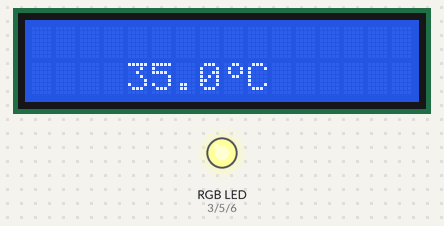
Bench run of a sketch on a simulated Arduino Uno, built with avr-gcc and run on an emulated ATmega328P. Parts: 16×2 character LCD, an RGB LED mixed from three pins (HIGH = lit).

Above: at 0.1 s.
At 6.1 s:
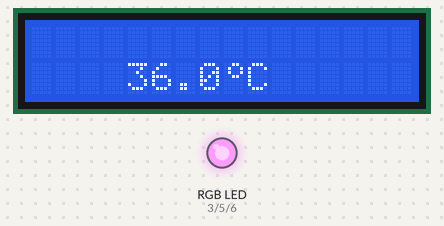
At 12.2 s:
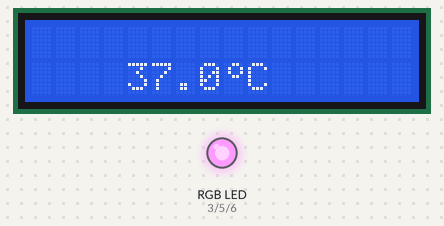
At 24.2 s:
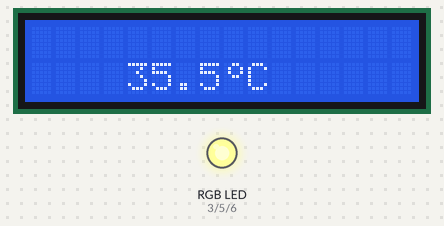
At 30.2 s:
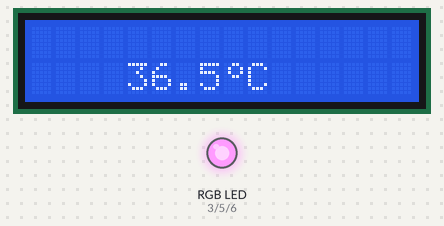
At 36.2 s:
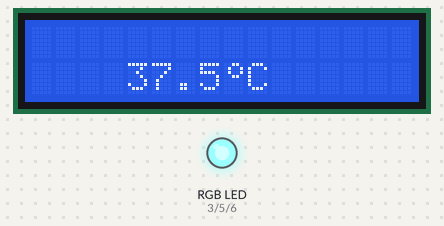
Timing chart, 0 to 37.7 s (numbered marks = the images above):
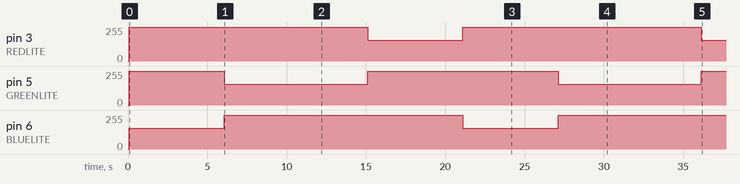

Measured:
- by itself, pin 3 (REDLITE), pin 6 (BLUELITE): alternates 255/255 for 15.0 s and 155/255 for 6.0 s
- by itself, pin 5 (GREENLITE): goes 255/255 6.0 s, 155/255 9.0 s, 255/255 12.0 s, 155/255 9.0 s, then 255/255
- what the display in image 0 shows lasts 3.0 s, from 0.1 s to 3.1 s

The sketch:

TempDisplayColor.ino
```cpp
// include the library code:
#include <LiquidCrystal.h>
#include <Wire.h>


//*** DESCRIPTION OF PIN CONNECTIONS ***\\
// lcd pin#1 --> ground
// lcd pin#2 --> Vin (%v or 3.3V)
// lcd pin #3 --> potentiometer
// lcd pin#4 --> Arduino digital pin #7
// lcd pin #5 --> ground
// lcd pin #6 --> Arduino digital pin #8
// lcd pin #7 & 8 & 9 & 10 --> empty, no connections
// lcd pin #11 --> Arduino digital pin #9
// lcd pin #12 --> Arduino digital pin #10
// lcd pin #13 --> Arduino digital pin #11
// lcd pin #14 --> Arduino digital pin #12
// lcd pin #15 --> Vin (5V or 3.3V)
// lcd pin #16 --> Arduino digital pin #3
// lcd pin #17 --> Arduino digital pin #5
// lcd pin #18 -->   Arduino digital pin #6


#define REDLITE 3
#define GREENLITE 5
#define BLUELITE 6

// initialize the library with the numbers of the interface pins
LiquidCrystal lcd(7, 8, 9, 10, 11, 12);

// you can change the overall brightness by range 0 -> 255
int brightness = 255;
byte celcius[8] = {
  0b11000,
  0b11000,
  0b11,
  0b100,
  0b100,
  0b100,
  0b11
};

byte celcius_symbol[8]{
  0b110,
  0b1001,
  0b1001,
  0b110,
  0b0,
  0b0,
  0b0

};


void setup() {
  // set up the LCD's number of rows and columns:
  lcd.begin(16, 2);
  lcd.createChar(0,celcius);
  lcd.createChar(1,celcius_symbol);

  pinMode(REDLITE, OUTPUT);
  pinMode(GREENLITE, OUTPUT);
  pinMode(BLUELITE, OUTPUT);


  brightness = 100;
}


void loop() {
  for (int i=0; i<7; i++){
    float temp=35.0+(i*0.5);

    if (temp>37.0){
      setBacklight( 255, 0, 0);
      delay(5);
    }
    else if (temp<36.0){
      setBacklight( 0, 0, 255);
      delay(5);
  }
    else{
      setBacklight( 0, 255, 0);
      delay(5);
    }

    lcd.setCursor(4,1);
    lcd.print(String(temp, 1));
    lcd.write(byte(1));
    lcd.print("C");
    delay(3000);

    Serial.println(temp);

}
}


void setBacklight(uint8_t r, uint8_t g, uint8_t b) {

  r = map(r, 0, 255, 0, brightness);
  g = map(g, 0, 255, 0, brightness);
  b = map(b, 0, 255, 0, brightness);

  // common anode so invert!
  r = map(r, 0, 255, 255, 0);
  g = map(g, 0, 255, 255, 0);
  b = map(b, 0, 255, 255, 0);
  Serial.print("R = "); Serial.print(r, DEC);
  Serial.print(" G = "); Serial.print(g, DEC);
  Serial.print(" B = "); Serial.println(b, DEC);
  analogWrite(REDLITE, r);
  analogWrite(GREENLITE, g);
  analogWrite(BLUELITE, b);
}
```
